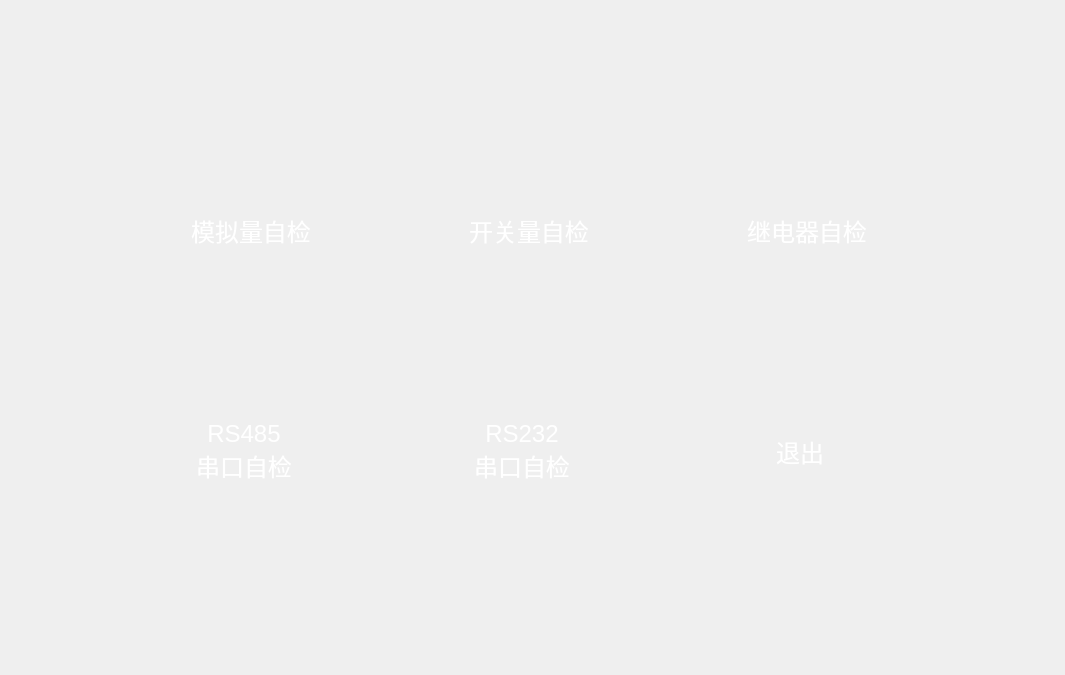
<?xml version="1.0" encoding="UTF-8"?>
<ui version="4.0">
 <class>DialogSetupSelCheck</class>
 <widget class="QDialog" name="DialogSetupSelCheck">
  <property name="geometry">
   <rect>
    <x>0</x>
    <y>0</y>
    <width>1065</width>
    <height>675</height>
   </rect>
  </property>
  <property name="windowTitle">
   <string>Dialog</string>
  </property>
  <property name="styleSheet">
   <string notr="true"/>
  </property>
  <widget class="QWidget" name="gridLayoutWidget">
   <property name="geometry">
    <rect>
     <x>0</x>
     <y>0</y>
     <width>1161</width>
     <height>681</height>
    </rect>
   </property>
   <layout class="QGridLayout" name="gridLayout">
    <property name="leftMargin">
     <number>50</number>
    </property>
    <property name="topMargin">
     <number>60</number>
    </property>
    <property name="rightMargin">
     <number>150</number>
    </property>
    <property name="bottomMargin">
     <number>60</number>
    </property>
    <property name="horizontalSpacing">
     <number>6</number>
    </property>
    <item row="0" column="0">
     <widget class="QToolButton" name="btnAiCheck">
      <property name="minimumSize">
       <size>
        <width>128</width>
        <height>90</height>
       </size>
      </property>
      <property name="font">
       <font>
        <pointsize>18</pointsize>
       </font>
      </property>
      <property name="styleSheet">
       <string notr="true">background: radial-gradient(circle, #10215C 0%, #070F29 100%);
background-color: transparent;
color:white;</string>
      </property>
      <property name="text">
       <string>模拟量自检</string>
      </property>
      <property name="icon">
       <iconset resource="Images.qrc">
        <normaloff>:/Images/AiDatap.png</normaloff>:/Images/AiDatap.png</iconset>
      </property>
      <property name="iconSize">
       <size>
        <width>64</width>
        <height>64</height>
       </size>
      </property>
      <property name="toolButtonStyle">
       <enum>Qt::ToolButtonTextUnderIcon</enum>
      </property>
      <property name="autoRaise">
       <bool>true</bool>
      </property>
     </widget>
    </item>
    <item row="0" column="2">
     <widget class="QToolButton" name="btnDocheck">
      <property name="minimumSize">
       <size>
        <width>128</width>
        <height>90</height>
       </size>
      </property>
      <property name="font">
       <font>
        <pointsize>18</pointsize>
       </font>
      </property>
      <property name="styleSheet">
       <string notr="true">background: radial-gradient(circle, #10215C 0%, #070F29 100%);
background-color: transparent;
color:white;</string>
      </property>
      <property name="text">
       <string>继电器自检</string>
      </property>
      <property name="icon">
       <iconset resource="Images.qrc">
        <normaloff>:/Images/relay.png</normaloff>:/Images/relay.png</iconset>
      </property>
      <property name="iconSize">
       <size>
        <width>64</width>
        <height>64</height>
       </size>
      </property>
      <property name="toolButtonStyle">
       <enum>Qt::ToolButtonTextUnderIcon</enum>
      </property>
      <property name="autoRaise">
       <bool>true</bool>
      </property>
     </widget>
    </item>
    <item row="0" column="1">
     <widget class="QToolButton" name="btnDiCheck">
      <property name="minimumSize">
       <size>
        <width>128</width>
        <height>90</height>
       </size>
      </property>
      <property name="font">
       <font>
        <pointsize>18</pointsize>
       </font>
      </property>
      <property name="styleSheet">
       <string notr="true">background: radial-gradient(circle, #10215C 0%, #070F29 100%);
background-color: transparent;
color:white;</string>
      </property>
      <property name="text">
       <string>开关量自检</string>
      </property>
      <property name="icon">
       <iconset resource="Images.qrc">
        <normaloff>:/Images/kaiguanliang.png</normaloff>:/Images/kaiguanliang.png</iconset>
      </property>
      <property name="iconSize">
       <size>
        <width>64</width>
        <height>64</height>
       </size>
      </property>
      <property name="toolButtonStyle">
       <enum>Qt::ToolButtonTextUnderIcon</enum>
      </property>
      <property name="autoRaise">
       <bool>true</bool>
      </property>
     </widget>
    </item>
    <item row="2" column="2">
     <widget class="QToolButton" name="btnDogCheck_3">
      <property name="minimumSize">
       <size>
        <width>128</width>
        <height>90</height>
       </size>
      </property>
      <property name="font">
       <font>
        <pointsize>18</pointsize>
       </font>
      </property>
      <property name="styleSheet">
       <string notr="true">background: radial-gradient(circle, #10215C 0%, #070F29 100%);
background-color: transparent;
color:white;</string>
      </property>
      <property name="text">
       <string>退出</string>
      </property>
      <property name="icon">
       <iconset>
        <normaloff>:/Images/退出,出.png</normaloff>:/Images/退出,出.png</iconset>
      </property>
      <property name="iconSize">
       <size>
        <width>64</width>
        <height>64</height>
       </size>
      </property>
      <property name="toolButtonStyle">
       <enum>Qt::ToolButtonTextUnderIcon</enum>
      </property>
      <property name="autoRaise">
       <bool>true</bool>
      </property>
     </widget>
    </item>
    <item row="2" column="1">
     <widget class="QToolButton" name="btnrs232Detection">
      <property name="minimumSize">
       <size>
        <width>128</width>
        <height>90</height>
       </size>
      </property>
      <property name="font">
       <font>
        <pointsize>18</pointsize>
       </font>
      </property>
      <property name="styleSheet">
       <string notr="true">background: radial-gradient(circle, #10215C 0%, #070F29 100%);
background-color: transparent;
color:white;</string>
      </property>
      <property name="text">
       <string>RS232
串口自检</string>
      </property>
      <property name="icon">
       <iconset resource="Images.qrc">
        <normaloff>:/Images/icons8-rs_232_male (2).png</normaloff>:/Images/icons8-rs_232_male (2).png</iconset>
      </property>
      <property name="iconSize">
       <size>
        <width>64</width>
        <height>64</height>
       </size>
      </property>
      <property name="toolButtonStyle">
       <enum>Qt::ToolButtonTextUnderIcon</enum>
      </property>
      <property name="autoRaise">
       <bool>true</bool>
      </property>
     </widget>
    </item>
    <item row="2" column="0">
     <widget class="QToolButton" name="btnrs485Detection">
      <property name="minimumSize">
       <size>
        <width>128</width>
        <height>90</height>
       </size>
      </property>
      <property name="font">
       <font>
        <pointsize>18</pointsize>
       </font>
      </property>
      <property name="styleSheet">
       <string notr="true">background: radial-gradient(circle, #10215C 0%, #070F29 100%);
background-color: transparent;
color:white;</string>
      </property>
      <property name="text">
       <string>RS485
串口自检</string>
      </property>
      <property name="icon">
       <iconset resource="Images.qrc">
        <normaloff>:/Images/Port.png</normaloff>:/Images/Port.png</iconset>
      </property>
      <property name="iconSize">
       <size>
        <width>64</width>
        <height>64</height>
       </size>
      </property>
      <property name="toolButtonStyle">
       <enum>Qt::ToolButtonTextUnderIcon</enum>
      </property>
      <property name="autoRaise">
       <bool>true</bool>
      </property>
     </widget>
    </item>
   </layout>
  </widget>
 </widget>
 <resources>
  <include location="Images.qrc"/>
 </resources>
 <connections/>
</ui>
